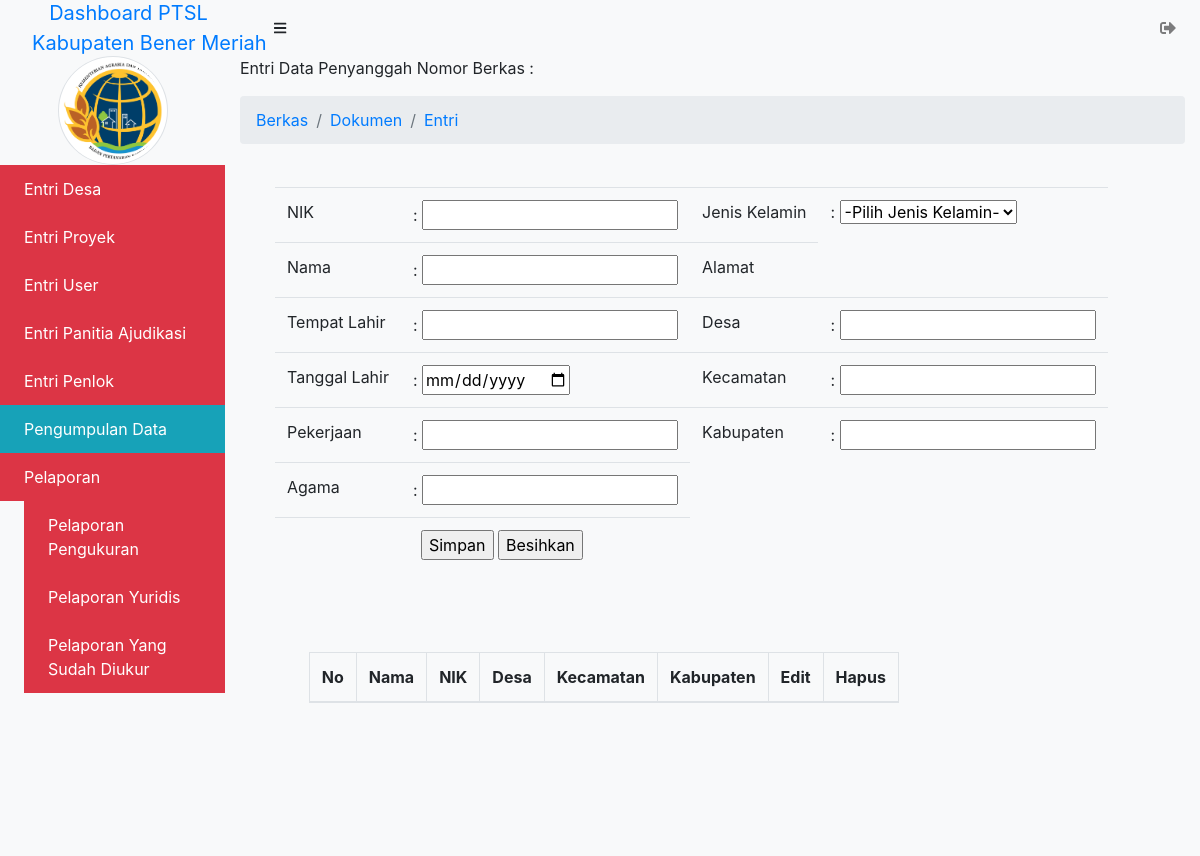
Page /admin/pemb_berkas/dokumen/entri/entri_penyanggah.php (signed in) on the earlier database version.
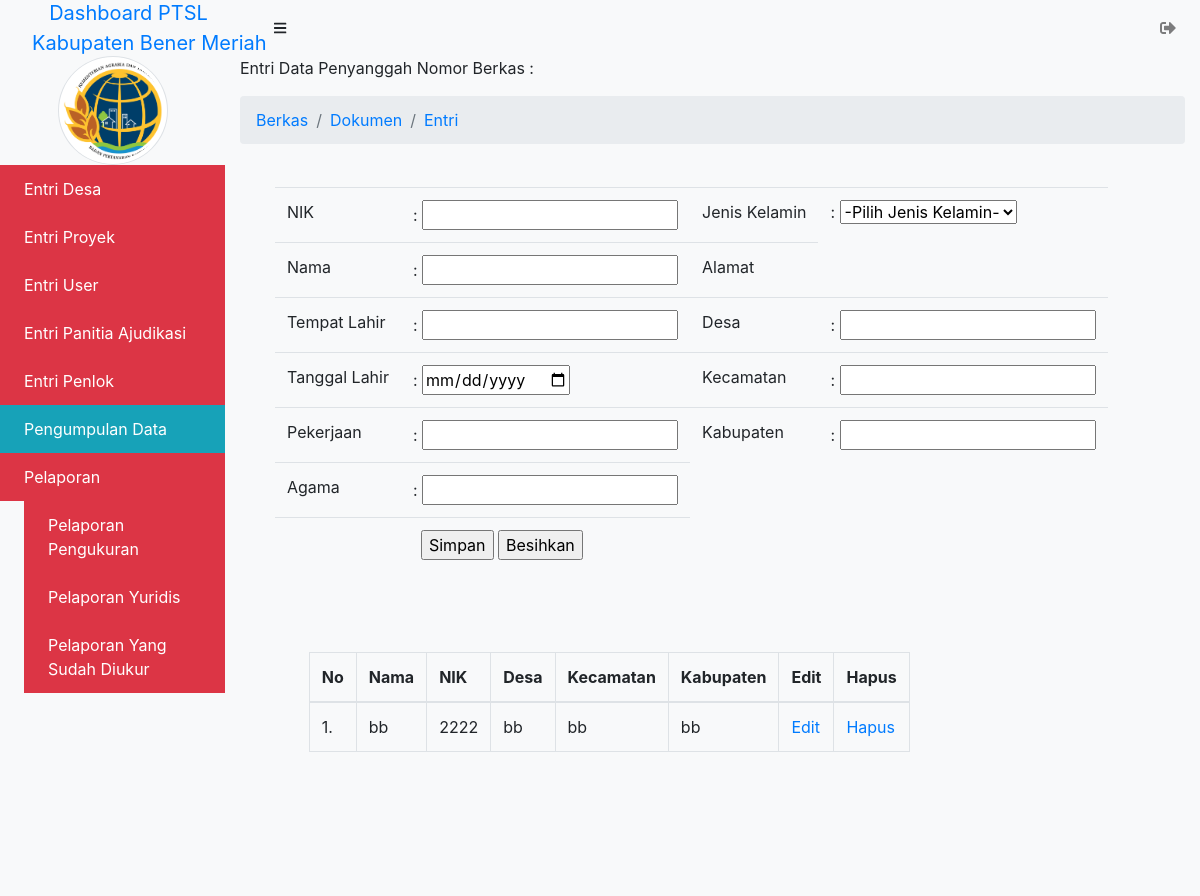
Same page on the later database version.
### tables this page shows
CREATE TABLE `penyanggah` (
  `id_penyanggah` int(11) NOT NULL,
  `nik_penyanggah` varchar(255) NOT NULL,
  `id_jk` int(11) NOT NULL,
  `nama_penyanggah` varchar(255) NOT NULL,
  `temp_lahir_penyanggah` varchar(255) NOT NULL,
  `desa_penyanggah` varchar(255) NOT NULL,
  `tgl_lahir_penyanggah` date NOT NULL,
  `kecamatan_penyanggah` varchar(255) NOT NULL,
  `pekerjaan_penyanggah` varchar(255) NOT NULL,
  `kabupaten_penyanggah` varchar(255) NOT NULL,
  `agama_penyanggah` varchar(255) NOT NULL
);

### admin/pemb_berkas/dokumen/entri/entri_penyanggah.php (the view, shortened to what the changed rows need)
<?php $title = "Entri Data  Penyanggah";
include_once('../../../_header.php');
?>
            <div id="layoutSidenav_content">
                <main>
<?php
function tambah($koneksi){
    ?>
                        <div class="row">
                            <div class="col-xl-auto offset-xl-1">
    <?php
}
function tampil_data($koneksi){
    $sql = "SELECT * FROM penyanggah LEFT JOIN jenis_kelamin ON penyanggah.id_jk = jenis_kelamin.id_jk";
    $query = mysqli_query($koneksi, $sql);
    $nomor = 1;
        echo "<fieldset>";
        echo "<div class='table-responsive'>";
        echo "<table class='table table-responsive-sm table-bordered table-hover' id='user' border='1' cellpadding='10'>";
        echo "<thead>";
            echo "<tr>";
            echo "<th>No</th>
                <th>Nama</th>
                <th>NIK</th>
                <th>Desa</th>
                <th>Kecamatan</th>
                <th>Kabupaten</th>
                <th>Edit</th>
                <th>Hapus</th>";
            echo "</tr>";
        echo "</thead>";
        echo "<tbody>";
    while($data = mysqli_fetch_array($query)){
        ?>
            <tr>
                <td><?= $nomor++; ?>.</td>
                <td><?php echo $data['nama_penyanggah']; ?></td>
                <td><?php echo $data['nik_penyanggah']; ?></td>
                <td><?php echo $data['desa_penyanggah']; ?></td>
                <td><?php echo $data['kecamatan_penyanggah']; ?></td>
                <td><?php echo $data['kabupaten_penyanggah']; ?></td>
                <td>
                    <a href="entri_penyanggah.php?aksi=update&id=<?php echo $data['id_penyanggah']; ?>&nik_penyanggah=<?php echo $data['nik_penyanggah']; ?>&jk=<?php echo $data['id_jk']; ?>&nama_penyanggah=<?php echo $data['nama_penyanggah']; ?>&temp_lahir_penyanggah=<?php echo $data['temp_lahir_penyanggah']; ?>&desa_penyanggah=<?php echo $data['desa_penyanggah']; ?>&tgl_lahir_penyanggah=<?php echo $data['tgl_lahir_penyanggah']; ?>&kecamatan_penyanggah=<?php echo $data['kecamatan_penyanggah']; ?>&pekerjaan_penyanggah=<?php echo $data['pekerjaan_penyanggah']; ?>&kabupaten_penyanggah=<?php echo $data['kabupaten_penyanggah']; ?>&agama_penyanggah=<?php echo $data['agama_penyanggah']; ?>">Edit</a>
                </td>
                <td>
                    <a href="entri_penyanggah.php?aksi=delete&id=<?php echo $data['id_penyanggah']; ?>" onClick="return confirm('Yakin akan menghapus penyanggah <?= $data['nama_penyanggah']; ?>?')">Hapus</a>
                </td>
            </tr>
        <?php
    }
    echo "</tbody>";
    echo "</table>";
    echo "</fieldset>";
}
        ?>
        <?php
if (isset($_GET['aksi'])){
    switch($_GET['aksi']){
        case "create":
            echo '<a href="entri_penyanggah.php"> &laquo; Home</a>';
            tambah($koneksi);
            break;
        case "read":
            tampil_data($koneksi);
            break;
        case "update":
            ubah($koneksi);
            tampil_data($koneksi);
            break;
        case "delete":
            hapus($koneksi);
            break;
        default:
            echo "<h3>Aksi <i>".$_GET['aksi']."</i> tidaka ada!</h3>";
            tambah($koneksi);
            tampil_data($koneksi);
    }
} else {
    tambah($koneksi);
    tampil_data($koneksi);
}
?>
                            </div>
                        </div>
                    </div>
                </div>
<?php include_once('../../../_footer.php'); ?>

Differences in the rows shown:
added penyanggah: nama_penyanggah "bb", nik_penyanggah "2222", desa_penyanggah "bb", kecamatan_penyanggah "bb", kabupaten_penyanggah "bb"
